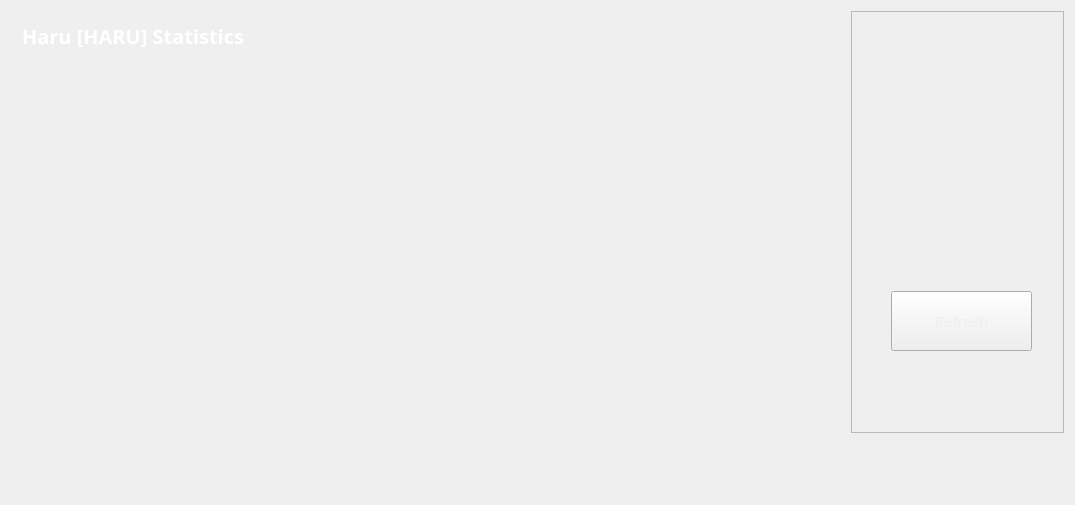
<?xml version="1.0" encoding="UTF-8"?>
<ui version="4.0">
 <class>StatisticsPage</class>
 <widget class="QWidget" name="StatisticsPage">
  <property name="windowModality">
   <enum>Qt::NonModal</enum>
  </property>
  <property name="geometry">
   <rect>
    <x>0</x>
    <y>0</y>
    <width>1075</width>
    <height>505</height>
   </rect>
  </property>
  <property name="windowTitle">
   <string>Digging</string>
  </property>
  <property name="styleSheet">
   <string notr="true">color:#eeeeee;
font-family:'Open Sans,sans-serif';</string>
  </property>
  <layout class="QGridLayout" name="gridLayout">
   <property name="sizeConstraint">
    <enum>QLayout::SetMaximumSize</enum>
   </property>
   <item row="0" column="1">
    <widget class="QFrame" name="frame">
     <property name="minimumSize">
      <size>
       <width>213</width>
       <height>0</height>
      </size>
     </property>
     <property name="font">
      <font>
       <family>Open Sans,sans-serif</family>
      </font>
     </property>
     <property name="frameShape">
      <enum>QFrame::StyledPanel</enum>
     </property>
     <property name="frameShadow">
      <enum>QFrame::Raised</enum>
     </property>
     <widget class="QPushButton" name="startButton">
      <property name="geometry">
       <rect>
        <x>40</x>
        <y>280</y>
        <width>141</width>
        <height>60</height>
       </rect>
      </property>
      <property name="sizePolicy">
       <sizepolicy hsizetype="Fixed" vsizetype="Fixed">
        <horstretch>0</horstretch>
        <verstretch>0</verstretch>
       </sizepolicy>
      </property>
      <property name="minimumSize">
       <size>
        <width>120</width>
        <height>60</height>
       </size>
      </property>
      <property name="font">
       <font>
        <family>Open Sans,sans-serif</family>
        <pointsize>11</pointsize>
       </font>
      </property>
      <property name="autoFillBackground">
       <bool>false</bool>
      </property>
      <property name="styleSheet">
       <string notr="true"/>
      </property>
      <property name="text">
       <string>Refresh</string>
      </property>
      <property name="icon">
       <iconset resource="../bitcoin.qrc">
        <normaloff>:/icons/refresh</normaloff>:/icons/refresh</iconset>
      </property>
     </widget>
     <widget class="QLabel" name="label">
      <property name="geometry">
       <rect>
        <x>10</x>
        <y>10</y>
        <width>191</width>
        <height>191</height>
       </rect>
      </property>
      <property name="text">
       <string/>
      </property>
      <property name="pixmap">
       <pixmap resource="../bitcoin.qrc">:/icons/haru</pixmap>
      </property>
      <property name="scaledContents">
       <bool>true</bool>
      </property>
     </widget>
    </widget>
   </item>
   <item row="0" column="0">
    <widget class="QFrame" name="gridFrame_2">
     <layout class="QGridLayout" name="gridLayout_4">
      <item row="3" column="0">
       <layout class="QFormLayout" name="formLayout_2">
        <property name="fieldGrowthPolicy">
         <enum>QFormLayout::FieldsStayAtSizeHint</enum>
        </property>
        <property name="horizontalSpacing">
         <number>139</number>
        </property>
        <property name="verticalSpacing">
         <number>10</number>
        </property>
        <property name="rightMargin">
         <number>0</number>
        </property>
        <item row="1" column="0">
         <widget class="QLabel" name="label_14">
          <property name="text">
           <string>&lt;html&gt;&lt;head/&gt;&lt;body&gt;&lt;p&gt;&lt;span style=&quot; font-weight:600;&quot;&gt;Block Height&lt;/span&gt;&lt;/p&gt;&lt;/body&gt;&lt;/html&gt;</string>
          </property>
         </widget>
        </item>
        <item row="1" column="1">
         <widget class="QLabel" name="heightBox">
          <property name="text">
           <string>00000</string>
          </property>
         </widget>
        </item>
        <item row="2" column="0">
         <widget class="QLabel" name="label_12">
          <property name="text">
           <string>&lt;html&gt;&lt;head/&gt;&lt;body&gt;&lt;p&gt;&lt;span style=&quot; font-weight:600;&quot;&gt;POW Block Reward&lt;/span&gt;&lt;/p&gt;&lt;/body&gt;&lt;/html&gt;</string>
          </property>
         </widget>
        </item>
        <item row="2" column="1">
         <widget class="QLabel" name="rewardBox">
          <property name="text">
           <string>10000</string>
          </property>
         </widget>
        </item>
        <item row="3" column="0">
         <widget class="QLabel" name="label_13">
          <property name="text">
           <string>&lt;html&gt;&lt;head/&gt;&lt;body&gt;&lt;p&gt;&lt;span style=&quot; font-weight:600;&quot;&gt;POW difficulty&lt;/span&gt;&lt;/p&gt;&lt;/body&gt;&lt;/html&gt;</string>
          </property>
         </widget>
        </item>
        <item row="3" column="1">
         <widget class="QLabel" name="diffBox">
          <property name="text">
           <string>0.0002</string>
          </property>
         </widget>
        </item>
        <item row="4" column="0">
         <widget class="QLabel" name="label_9">
          <property name="text">
           <string>&lt;html&gt;&lt;head/&gt;&lt;body&gt;&lt;p&gt;&lt;span style=&quot; font-weight:600;&quot;&gt;POS difficulty&lt;/span&gt;&lt;/p&gt;&lt;/body&gt;&lt;/html&gt;</string>
          </property>
         </widget>
        </item>
        <item row="4" column="1">
         <widget class="QLabel" name="diffBox2">
          <property name="text">
           <string>0.0002</string>
          </property>
         </widget>
        </item>
        <item row="5" column="0">
         <widget class="QLabel" name="label_16">
          <property name="text">
           <string>&lt;html&gt;&lt;head/&gt;&lt;body&gt;&lt;p&gt;&lt;span style=&quot; font-weight:600;&quot;&gt;Net Hashrate&lt;/span&gt;&lt;/p&gt;&lt;/body&gt;&lt;/html&gt;</string>
          </property>
         </widget>
        </item>
        <item row="5" column="1">
         <widget class="QLabel" name="pawrateBox">
          <property name="text">
           <string>0 MH/s</string>
          </property>
         </widget>
        </item>
        <item row="6" column="0">
         <widget class="QLabel" name="label3_2">
          <property name="sizePolicy">
           <sizepolicy hsizetype="Preferred" vsizetype="Maximum">
            <horstretch>0</horstretch>
            <verstretch>0</verstretch>
           </sizepolicy>
          </property>
          <property name="text">
           <string>&lt;html&gt;&lt;head/&gt;&lt;body&gt;&lt;p&gt;&lt;span style=&quot; font-weight:600;&quot;&gt;Last block time&lt;/span&gt;&lt;/p&gt;&lt;/body&gt;&lt;/html&gt;</string>
          </property>
         </widget>
        </item>
        <item row="6" column="1">
         <widget class="QLabel" name="localBox">
          <property name="text">
           <string>0 KH/s</string>
          </property>
         </widget>
        </item>
        <item row="7" column="0">
         <widget class="QLabel" name="label1_2">
          <property name="text">
           <string>&lt;html&gt;&lt;head/&gt;&lt;body&gt;&lt;p&gt;&lt;span style=&quot; font-weight:600;&quot;&gt;Connections&lt;/span&gt;&lt;/p&gt;&lt;/body&gt;&lt;/html&gt;</string>
          </property>
         </widget>
        </item>
        <item row="7" column="1">
         <widget class="QLabel" name="connectionBox">
          <property name="text">
           <string>0</string>
          </property>
         </widget>
        </item>
        <item row="8" column="0">
         <widget class="QLabel" name="label_8">
          <property name="text">
           <string>&lt;html&gt;&lt;head/&gt;&lt;body&gt;&lt;p&gt;&lt;span style=&quot; font-weight:600;&quot;&gt;Total Volume&lt;/span&gt;&lt;/p&gt;&lt;/body&gt;&lt;/html&gt;</string>
          </property>
         </widget>
        </item>
        <item row="8" column="1">
         <widget class="QLabel" name="volumeBox">
          <property name="text">
           <string>250</string>
          </property>
         </widget>
        </item>
        <item row="9" column="0">
         <widget class="QLabel" name="label_17">
          <property name="text">
           <string>&lt;html&gt;&lt;head/&gt;&lt;body&gt;&lt;p&gt;&lt;span style=&quot; font-weight:600;&quot;&gt;Market Cap&lt;/span&gt;&lt;/p&gt;&lt;/body&gt;&lt;/html&gt;</string>
          </property>
         </widget>
        </item>
        <item row="9" column="1">
         <widget class="QLabel" name="marketcap">
          <property name="text">
           <string>$0</string>
          </property>
         </widget>
        </item>
        <item row="10" column="0">
         <widget class="QLabel" name="label_10">
          <property name="text">
           <string>&lt;html&gt;&lt;head/&gt;&lt;body&gt;&lt;p&gt;&lt;span style=&quot; font-weight:600;&quot;&gt;Total stake weight&lt;/span&gt;&lt;/p&gt;&lt;/body&gt;&lt;/html&gt;</string>
          </property>
         </widget>
        </item>
        <item row="10" column="1">
         <widget class="QLabel" name="minBox">
          <property name="text">
           <string>0</string>
          </property>
         </widget>
        </item>
        <item row="11" column="0">
         <widget class="QLabel" name="label_11">
          <property name="text">
           <string>&lt;html&gt;&lt;head/&gt;&lt;body&gt;&lt;p&gt;&lt;span style=&quot; font-weight:600;&quot;&gt;Network stake weight&lt;/span&gt;&lt;/p&gt;&lt;/body&gt;&lt;/html&gt;</string>
          </property>
         </widget>
        </item>
        <item row="11" column="1">
         <widget class="QLabel" name="maxBox">
          <property name="text">
           <string>0</string>
          </property>
         </widget>
        </item>
        <item row="12" column="0">
         <widget class="QLabel" name="label_15">
          <property name="text">
           <string>&lt;html&gt;&lt;head/&gt;&lt;body&gt;&lt;p&gt;&lt;span style=&quot; font-weight:600;&quot;&gt;Mining Phase&lt;/span&gt;&lt;/p&gt;&lt;/body&gt;&lt;/html&gt;</string>
          </property>
         </widget>
        </item>
        <item row="12" column="1">
         <widget class="QLabel" name="cBox">
          <property name="text">
           <string>POW-POS</string>
          </property>
         </widget>
        </item>
        <item row="13" column="0">
         <widget class="QLabel" name="label_99">
          <property name="text">
           <string>&lt;html&gt;&lt;head/&gt;&lt;body&gt;&lt;p&gt;&lt;span style=&quot; font-weight:600;&quot;&gt;Hybrid Masternode Cost&lt;/span&gt;&lt;/p&gt;&lt;/body&gt;&lt;/html&gt;</string>
          </property>
         </widget>
        </item>
        <item row="13" column="1">
         <widget class="QLabel" name="mncost">
          <property name="text">
           <string>5,000 HARU</string>
          </property>
         </widget>
        </item>
        <item row="14" column="0">
         <widget class="QLabel" name="label_100">
          <property name="text">
           <string>&lt;html&gt;&lt;head/&gt;&lt;body&gt;&lt;p&gt;&lt;span style=&quot; font-weight:600;&quot;&gt;Hybrid Masternode Reward&lt;/span&gt;&lt;/p&gt;&lt;/body&gt;&lt;/html&gt;</string>
          </property>
         </widget>
        </item>
        <item row="14" column="1">
         <widget class="QLabel" name="mnreward">
          <property name="text">
           <string>33% of PoW/PoS Block Value</string>
          </property>
         </widget>
        </item>
       </layout>
      </item>
      <item row="1" column="0">
       <layout class="QHBoxLayout" name="horizontalLayout_4">
        <property name="spacing">
         <number>7</number>
        </property>
        <item>
         <widget class="QLabel" name="label_5">
          <property name="font">
           <font>
            <family>Open Sans,sans-serif</family>
           </font>
          </property>
          <property name="text">
           <string>&lt;html&gt;&lt;head/&gt;&lt;body&gt;&lt;p&gt;&lt;span style=&quot; font-size:20px; font-weight:600; color:#FFFFFF;&quot;&gt;Haru [HARU] Statistics&lt;/span&gt;&lt;/p&gt;&lt;/body&gt;&lt;/html&gt;</string>
          </property>
         </widget>
        </item>
        <item>
         <spacer name="horizontalSpacer_2">
          <property name="orientation">
           <enum>Qt::Horizontal</enum>
          </property>
          <property name="sizeHint" stdset="0">
           <size>
            <width>40</width>
            <height>20</height>
           </size>
          </property>
         </spacer>
        </item>
       </layout>
      </item>
      <item row="2" column="0">
       <spacer name="verticalSpacer_2">
        <property name="orientation">
         <enum>Qt::Vertical</enum>
        </property>
        <property name="sizeHint" stdset="0">
         <size>
          <width>20</width>
          <height>40</height>
         </size>
        </property>
       </spacer>
      </item>
     </layout>
    </widget>
   </item>
   <item row="1" column="0">
    <spacer name="verticalSpacer">
     <property name="orientation">
      <enum>Qt::Vertical</enum>
     </property>
     <property name="sizeHint" stdset="0">
      <size>
       <width>20</width>
       <height>40</height>
      </size>
     </property>
    </spacer>
   </item>
  </layout>
 </widget>
 <layoutdefault spacing="6" margin="11"/>
 <resources>
  <include location="../bitcoin.qrc"/>
 </resources>
 <connections/>
</ui>
